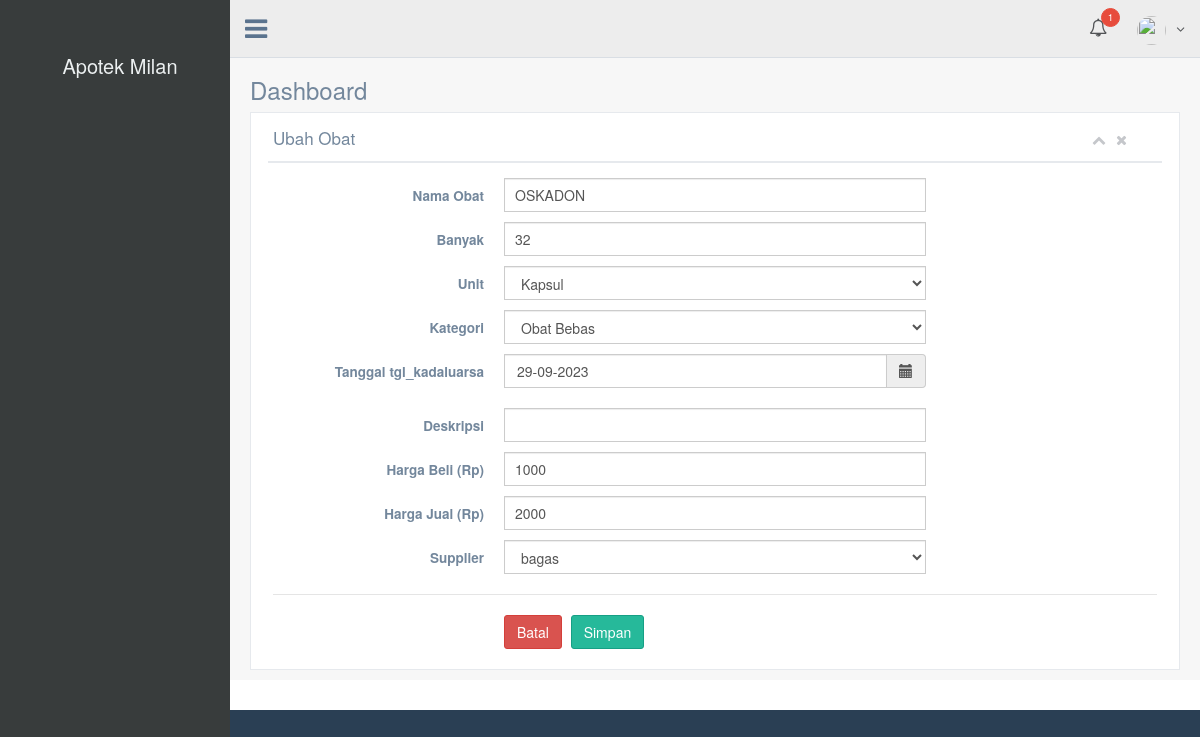
/example/edit_form_med/1052, run on an earlier commit of the app's database.
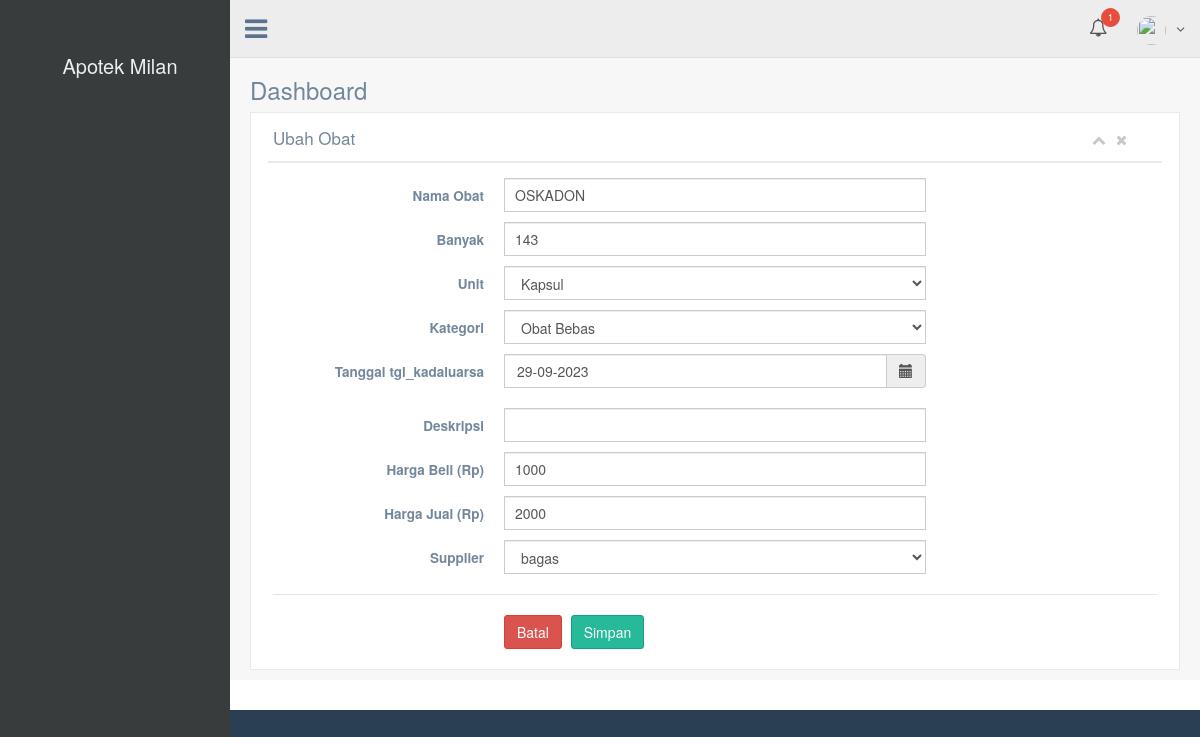
And on a later commit of the database.
### tables this page shows
CREATE TABLE `obats` (
  `id_obat` int(4) NOT NULL,
  `kode_obat` varchar(7) NOT NULL,
  `nama_obat` varchar(30) NOT NULL,
  `jmlh_stok` int(11) NOT NULL,
  `unit` varchar(20) NOT NULL,
  `nama_kategori` varchar(30) NOT NULL,
  `tgl_beli` date DEFAULT NULL,
  `tgl_kadaluarsa` date NOT NULL,
  `des_obat` text NOT NULL,
  `harga_obat` int(11) NOT NULL,
  `harga_jual` int(11) NOT NULL,
  `nama_supplier` varchar(30) NOT NULL
);

### application/libraries/Template.php (called while the page is built, shortened)
<?php
class Template {
    var $CI;
    function __construct() {
        $this->CI = & get_instance();
    }
    function set_parser($parser, $method = NULL) {
        $this->CI->load->library($parser);
    }
    function write_view($region, $view, $data = NULL, $overwrite = FALSE) {
        $content = $this->CI->load->view($view, $data, TRUE);
    }
}

### application/controllers/Example.php (called while the page is built, shortened)
<?php defined('BASEPATH') OR exit('No direct script access allowed');
class Example extends CI_Controller
{
	function __construct()
	{
        $data['nullstock'] = $this->apotek_data->countstock();
        $data['nullex'] = $this->apotek_data->countex();
        $this->template->write_view('sidenavs', 'template/default_sidenavs', true);
		$this->template->write_view('navs', 'template/default_topnavs.php', $data, true);
	}
	function edit_form_med($id_obat) {
		$data['get_cat'] = $this->apotek_data->get_category();
		$data['get_sup'] = $this->apotek_data->get_supplier();
		$data['get_unit'] = $this->apotek_data->get_unit();
		$data['get_penyimpanan'] = $this->apotek_data->get_penyimpanan();
		$where = array('id_obat' => $id_obat);
		$data['obats'] = $this->apotek_data->edit_data($where,'obats')->result();
		$this->template->write('title', 'Ubah Obat', TRUE);
		$this->template->write('header', 'Dashboard');
		$this->template->write_view('content', 'tes/edit_form_med', $data, true);
		$this->template->render();
	}
}

### index.php (called while the page is built, shortened)
<?php
require_once BASEPATH.'core/CodeIgniter.php';

### application/models/apotek_data.php (called while the page is built, shortened)
<?php
class Apotek_data extends CI_Model
{
    function edit_data($where,$table){
        return $this->db->get_where($table,$where);
    }
}

### application/views/tes/edit_form_med.php (the view, shortened to what the changed rows need)
<div class="row">
  <div class="col-md-12 col-sm-12 col-xs-12">
    <div class="x_panel">
      <div class="x_title">
        <h2>Ubah Obat</h2>
      </div>
      <div class="x_content">
        <?php foreach($obats as $m){ ?>
        <form action="<?php echo base_url(). 'example/update_medicine'; ?>" method="post" class="form-horizontal form-label-left" novalidate>
          <div class="item form-group">
            <label class="control-label col-md-3 col-sm-3 col-xs-12" for="nama_obat">Nama Obat</label>
            <div class="col-md-6 col-sm-6 col-xs-12">
              <input type="text" id="nama_obat" class="form-control col-md-7 col-xs-12" data-validate-length-range="6" data-validate-words="1" name="nama_obat" required="required" value="<?php echo $m->nama_obat ?>">
            </div>
          </div>
          <div class="item form-group">
            <label class="control-label col-md-3 col-sm-3 col-xs-12" for="jmlh_stok">Banyak</label>
            <div class="col-md-6 col-sm-6 col-xs-12">
              <input type="number" id="jmlh_stok" name="jmlh_stok" required="required" data-validate-minmax="0,1000" class="form-control col-md-7 col-xs-12" value="<?php echo $m->jmlh_stok ?>">
            </div>
          </div>
          <div class="item form-group">
            <label class="control-label col-md-3 col-sm-3 col-xs-12" for="unit">Unit</label>
            <div class="col-md-6 col-sm-6 col-xs-12">
              <select name="unit" id="unit" class="select2_single form-control" tabindex="-1">
                 <?php foreach ($get_unit as $gu) { ?>
                  <option <?php if($gu == $m->unit)
                  { echo 'selected="selected"'; } ?> value="<?php echo $gu ?>"><?php echo $gu ?> </option>
                  <?php } ?>
              </select>
            </div>
          </div>
          <div class="item form-group">
            <label class="control-label col-md-3 col-sm-3 col-xs-12" for="nama_kategori">Kategori</label>
            <div class="col-md-6 col-sm-6 col-xs-12">
              <select name="nama_kategori" id="nama_kategori" class="select2_single form-control" tabindex="-1">
              <?php foreach ($get_cat as $gc) { ?>
              <option <?php if($gc == $m->nama_kategori)
              { echo 'selected="selected"'; } ?> value="<?php echo $gc ?>"><?php echo $gc ?> </option>
              <?php } ?>
            </select>
            </div>
          </div>
          <div class="item form-group">
            <label class="control-label col-md-3 col-sm-3 col-xs-12" for="tgl_kadaluarsa">Tanggal tgl_kadaluarsa</label>
            <div class="col-md-6 col-sm-6 col-xs-12">
              <div class='input-group date' id='myDatepicker2'>
                  <input type="text" name="tgl_kadaluarsa" id="tgl_kadaluarsa" class="form-control" required="required"value="<?php echo date('d-m-Y',strtotime($m->tgl_kadaluarsa)); ?>">
                  <span class="input-group-addon">
                     <span class="glyphicon glyphicon-calendar"></span>
                  </span>
              </div>
            </div>
          </div>
          <div class="item form-group">
            <label class="control-label col-md-3 col-sm-3 col-xs-12" for="des_obat">Deskripsi</label>
            <div class="col-md-6 col-sm-6 col-xs-12">
              <input id="des_obat" name="des_obat" class="form-control col-md-7 col-xs-12" value="<?php echo $m->des_obat ?>"></textarea>
            </div>
          </div>
          <div class="item form-group">
            <label class="control-label col-md-3 col-sm-3 col-xs-12" for="harga_obat">Harga Beli  (Rp)</label>
            <div class="col-md-6 col-sm-6 col-xs-12">
              <input type="number" id="harga_obat" name="harga_obat" required="required" data-validate-minmax="10,1000000" class="form-control col-md-7 col-xs-12" value="<?php echo $m->harga_obat ?>">
            </div>
          </div>
          <div class="item form-group">
            <label class="control-label col-md-3 col-sm-3 col-xs-12" for="harga_jual">Harga Jual (Rp)</label>
            <div class="col-md-6 col-sm-6 col-xs-12">
              <input type="number" id="harga_jual" name="harga_jual" required="required" data-validate-minmax="10,1000000" class="form-control col-md-7 col-xs-12" value="<?php echo $m->harga_jual ?>">
            </div>
          </div>
          <div class="item form-group">
            <label class="control-label col-md-3 col-sm-3 col-xs-12" for="nama_supplier">Supplier</label>
            <div class="col-md-6 col-sm-6 col-xs-12">
              <select name="nama_supplier" id="nama_supplier" class="select2_single form-control" tabindex="-1">
                <?php foreach ($get_sup as $gs) { ?>
                <option <?php if($gs == $m->nama_supplier)
                { echo 'selected="selected"'; } ?> value="<?php echo $gs ?>"><?php echo $gs ?> </option>
                <?php } ?>
              </select>
            </div>
          </div>
          <div class="ln_solid"></div>
          <div class="form-group">
            <div class="col-md-6 col-md-offset-3">
              <a href="<?php echo base_url('example/obats') ?>"><button type="button" class="btn btn-danger">Batal</button></a>
              <button id="send" type="submit" class="btn btn-success">Simpan</button>
            </div>
          </div>
        </form>
         <?php } ?>
      </div>
    </div>
  </div>
</div>

What changed in the data, as far as the page shows it:
changed obats "OSKADON": jmlh_stok "32" → "143"
